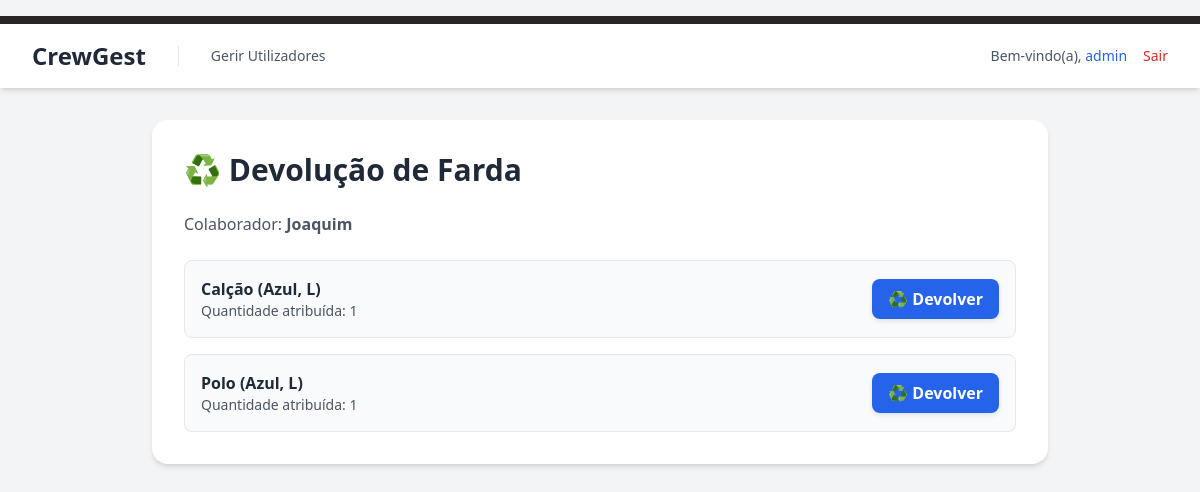
The app's page /public/devolucao_farda.php?colaborador_id=1 (signed in), older data.
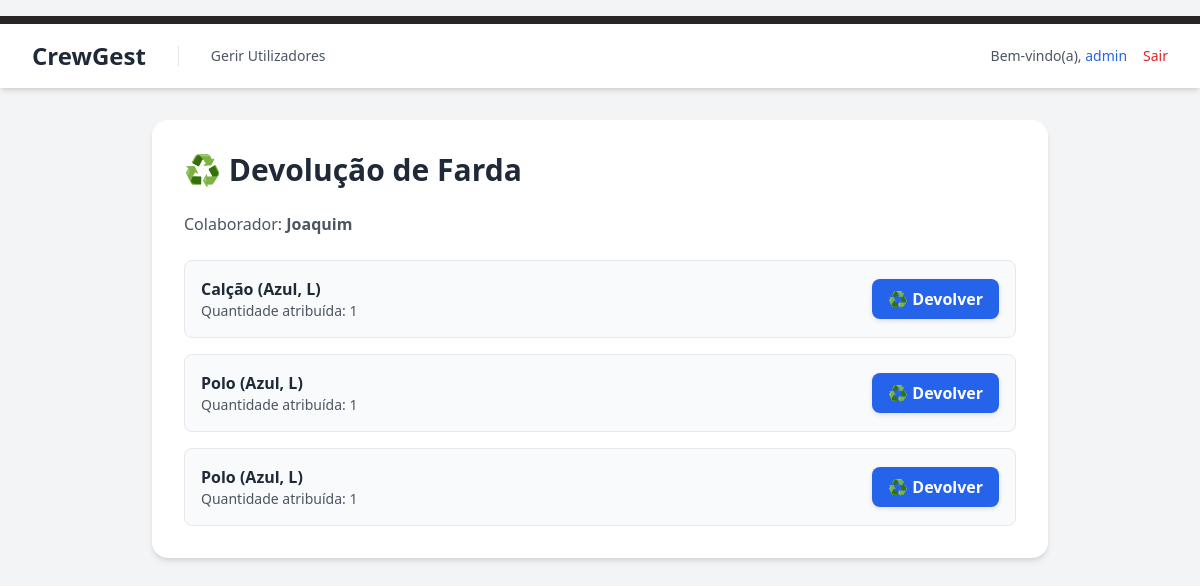
The same page, newer data.
### tables this page shows
CREATE TABLE `farda_atribuicoes` (
  `id` int(11) NOT NULL,
  `colaborador_id` int(11) NOT NULL,
  `farda_id` int(11) NOT NULL,
  `quantidade` int(11) NOT NULL DEFAULT 1,
  `data_atribuicao` timestamp NOT NULL DEFAULT current_timestamp()
);

CREATE TABLE `fardas` (
  `id` int(11) NOT NULL,
  `nome` varchar(100) NOT NULL,
  `cor_id` int(11) NOT NULL,
  `tamanho_id` int(11) NOT NULL,
  `quantidade` int(11) NOT NULL DEFAULT 0,
  `preco_unitario` decimal(10,2) NOT NULL DEFAULT 0.00,
  `criado_em` timestamp NOT NULL DEFAULT current_timestamp(),
  `atualizado_em` timestamp NOT NULL DEFAULT current_timestamp() ON UPDATE current_timestamp(),
  `ean` varchar(13) DEFAULT NULL
);

CREATE TABLE `cores` (
  `id` int(11) NOT NULL,
  `nome` varchar(50) NOT NULL
);

CREATE TABLE `tamanhos` (
  `id` int(11) NOT NULL,
  `nome` varchar(10) NOT NULL
);

### public/devolucao_farda.php (the view, shortened to what this page needs)
<?php
require_once '../config/db.php';
$colaborador_id = isset($_GET['colaborador_id']) ? (int)$_GET['colaborador_id'] : 0;
$stmt = $pdo->prepare("SELECT nome FROM colaboradores WHERE id = ?");
$stmt->execute([$colaborador_id]);
$colaborador = $stmt->fetch(PDO::FETCH_ASSOC);
$stmt = $pdo->prepare("
    SELECT fa.id AS atribuicao_id, f.id AS farda_id, f.nome,
           c.nome AS cor, t.nome AS tamanho, fa.quantidade
    FROM farda_atribuicoes fa
    JOIN fardas f ON fa.farda_id = f.id
    JOIN cores c ON f.cor_id = c.id
    JOIN tamanhos t ON f.tamanho_id = t.id
    WHERE fa.colaborador_id = ?
    ORDER BY f.nome ASC
");
$stmt->execute([$colaborador_id]);
$fardas_atribuidas = $stmt->fetchAll(PDO::FETCH_ASSOC);
?>
<!DOCTYPE html>
<html lang="pt-PT" class="bg-gray-100">
<head>
    <link href="<?= BASE_URL ?>/public/css/style.css" rel="stylesheet">
</head>
<body class="bg-gray-100">
<?php include '../src/templates/header.php'; ?>
<main class="max-w-4xl mx-auto bg-white rounded-2xl shadow-md p-8 mt-8">
    <h1 class="text-3xl font-bold mb-6 text-gray-800">♻️ Devolução de Farda</h1>
    <p class="text-gray-600 mb-6">
        Colaborador: <strong><?= htmlspecialchars($colaborador['nome']) ?></strong>
    </p>
    <?php if (empty($fardas_atribuidas)): ?>
        <p class="text-gray-600">Este colaborador não tem fardas atribuídas.</p>
    <?php else: ?>
        <div class="space-y-4">
            <?php foreach ($fardas_atribuidas as $f): ?>
                <div class="p-4 bg-gray-50 border rounded-lg flex justify-between items-center">
                    <div>
                        <p class="font-semibold text-gray-800">
                            <?= htmlspecialchars($f['nome']) ?>
                            (<?= htmlspecialchars($f['cor']) ?>, <?= htmlspecialchars($f['tamanho']) ?>)
                        </p>
                        <p class="text-gray-600 text-sm">
                            Quantidade atribuída: <?= $f['quantidade'] ?>
                        </p>
                    </div>
                    <button
                        onclick="abrirDevolucao(
                            <?= $f['atribuicao_id'] ?>,
                            <?= $f['farda_id'] ?>,
                            '<?= htmlspecialchars($f['nome']) ?>',
                            '<?= htmlspecialchars($f['cor']) ?>',
                            '<?= htmlspecialchars($f['tamanho']) ?>',
                            <?= $f['quantidade'] ?>
                        )"
                        class="bg-blue-600 text-white px-4 py-2 rounded-lg hover:bg-blue-700">
                        ♻️ Devolver
                    </button>
                </div>
            <?php endforeach; ?>
        </div>
    <?php endif; ?>
</main>
</body>
</html>

Row changes from the older to the newer data that the page shows:
added farda_atribuicoes: farda.nome "Polo", cores.nome "Azul", tamanhos.nome "L", quantidade "1"
